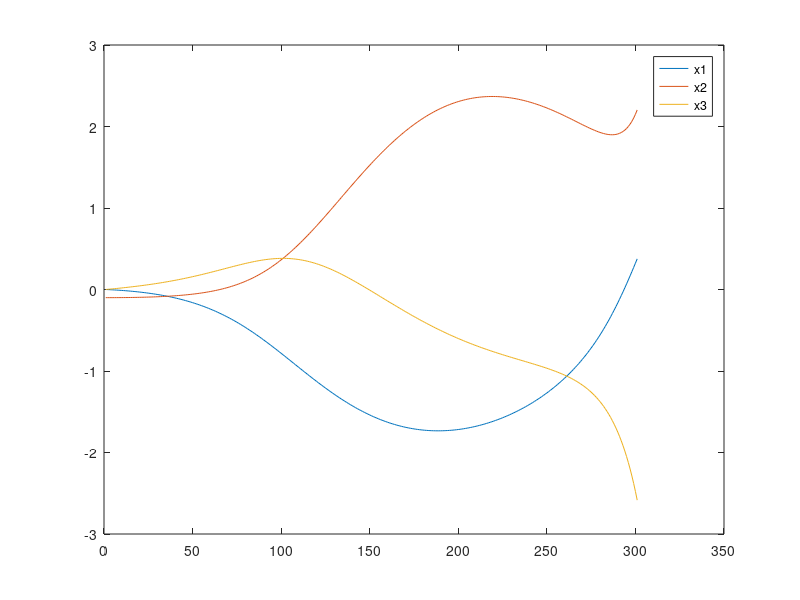
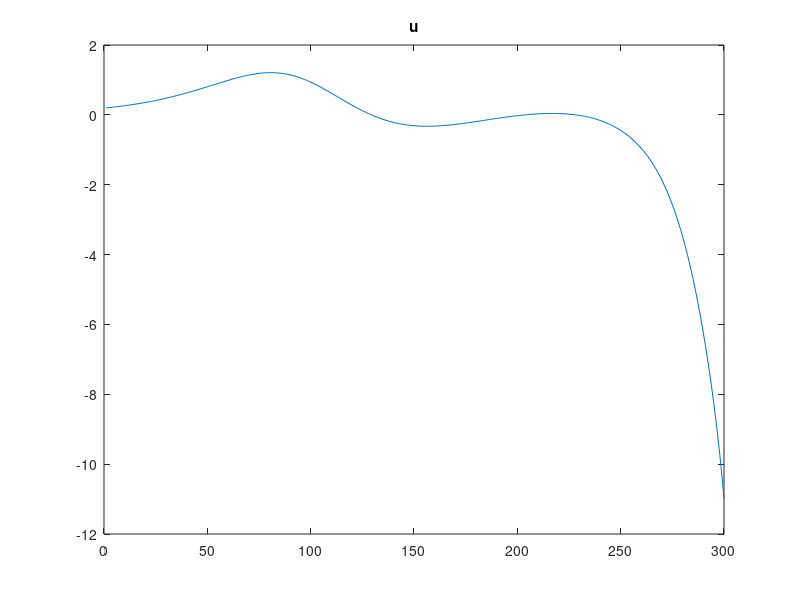
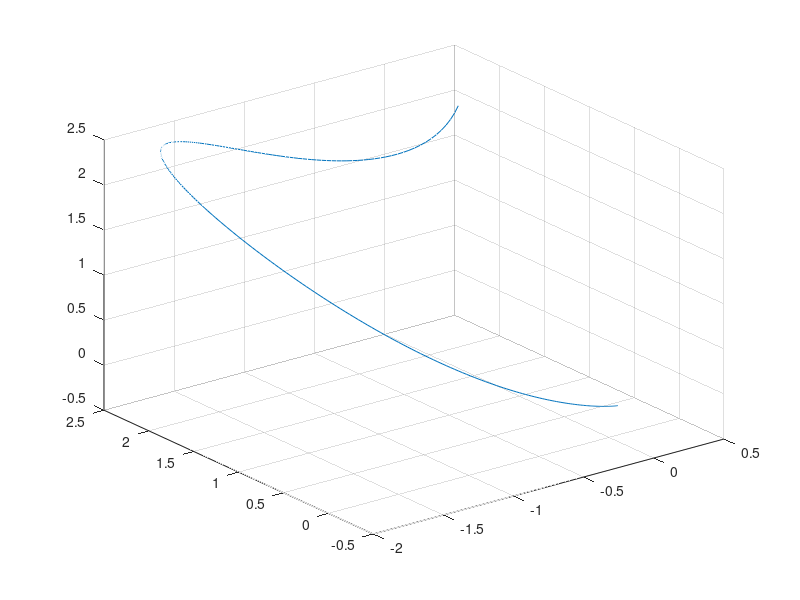
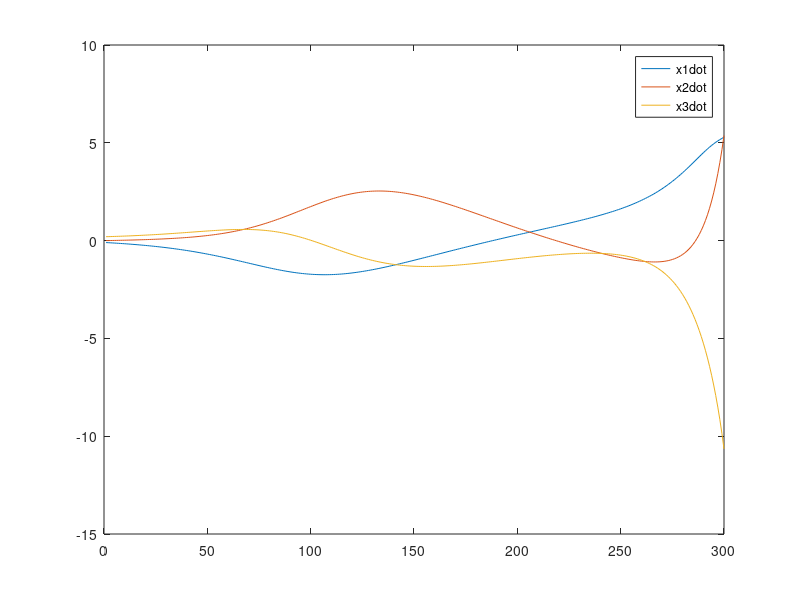

The MATLAB source for these figures, in order:
%f=(D+lambda)(x1-x3)
clc;clear;

lambda=1;
K=10000;
delta=0.01;
totalTime=3;
totalStep=totalTime/delta;
x1array=[1:totalStep]*0;x2array=x1array;x3array=x1array;
x1_dot=x1array;x2_dot=x1array;x2_dot=x1array;
x1array(1)=0;x2array(1)=-0.1;x3array(1)=0;%init condition
for i=1:totalStep
    x1=x1array(i);x2=x2array(i);x3=x3array(i);
    
   
    u(i)=-(x2+x1-x3+sin(x1-x3)+x3+(x1-x3)^2+sin(x1-x3)+lambda*(x1+x2+x3));
    dis(i)=sqrt(x1^2+x2^2+x3^2);
    fprintf(' i=%d x1=%f,x2=%f,x3=%f  u=%f\n',i,x1,x2,x3,u(i));
    fprintf('dis=%d \n',sqrt(x1^2+x2^2+x3^2));
    x1_dot(i)=x2+x1-x3+sin(x1-x3);
    x2_dot(i)=x3+(x1-x3)^2;
    x3_dot(i)=sin(x1-x3)+u(i);
       
    x1array(i+1)=x1+x1_dot(i)*delta;
    x2array(i+1)=x2+x2_dot(i)*delta;
    x3array(i+1)=x3+x3_dot(i)*delta;
end


figure(1);
plot(x1array);hold on;
plot(x2array);hold on;
plot(x3array);legend('x1','x2','x3');

figure(2);
plot(u);
title('u');

figure(3);
time=1:totalStep-1;
xt=x1array(time);
yt=x2array(time);
zt=x2array(time);
plot3(xt,yt,zt);
grid on;
figure(4);
% plot(f);title('f');
% figure(5);
plot(x1_dot);hold on;
plot(x2_dot);hold on;
plot(x3_dot);legend('x1dot','x2dot','x3dot');